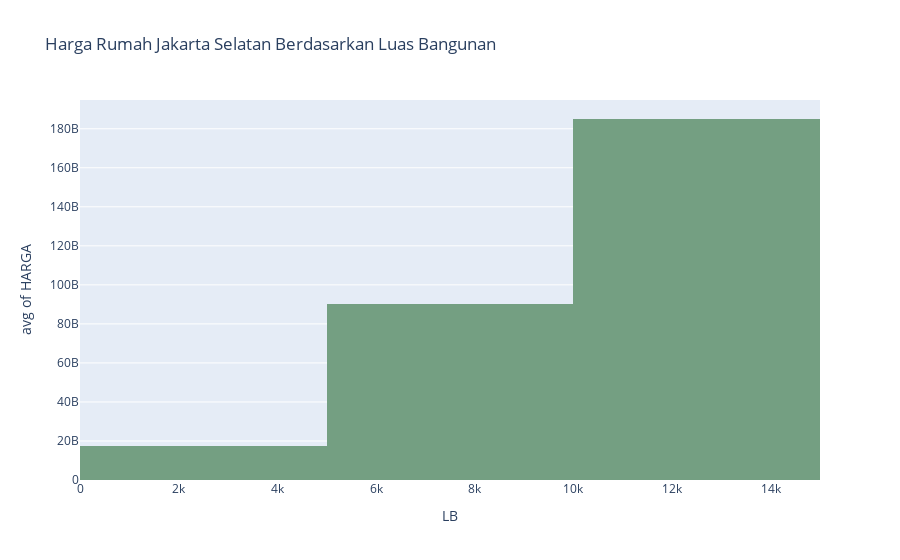

The notebook cell this image was saved under:
### Code cell
px.histogram(data_frame=data,x='LB',y='HARGA',
             title='Harga Rumah Jakarta Selatan Berdasarkan Luas Bangunan',
             histfunc='avg',
             nbins=4,color_discrete_sequence=['#749F82']
             )

### Figure 1 — Plotly figure (JSON) as saved in the notebook; plotly's stock layout.template omitted (floating-point values rounded to 4 significant figures; data arrays with more than 128 entries replaced by an {"elided": "..."} marker saying what was removed)
{"data": [{"alignmentgroup": "True", "bingroup": "x", "histfunc": "avg", "hovertemplate": "LB=%{x}<br>avg of HARGA=%{y}<extra></extra>", "legendgroup": "", "marker": {"color": "#749F82", "pattern": {"shape": ""}}, "name": "", "nbinsx": 4, "offsetgroup": "", "orientation": "v", "showlegend": false, "type": "histogram", "x": {"elided": "1001 int values"}, "xaxis": "x", "y": {"elided": "1001 int values"}, "yaxis": "y"}], "layout": {"barmode": "relative", "legend": {"tracegroupgap": 0}, "title": {"text": "Harga Rumah Jakarta Selatan Berdasarkan Luas Bangunan"}, "xaxis": {"anchor": "y", "domain": [0, 1], "title": {"text": "LB"}}, "yaxis": {"anchor": "x", "domain": [0, 1], "title": {"text": "avg of HARGA"}}}}
